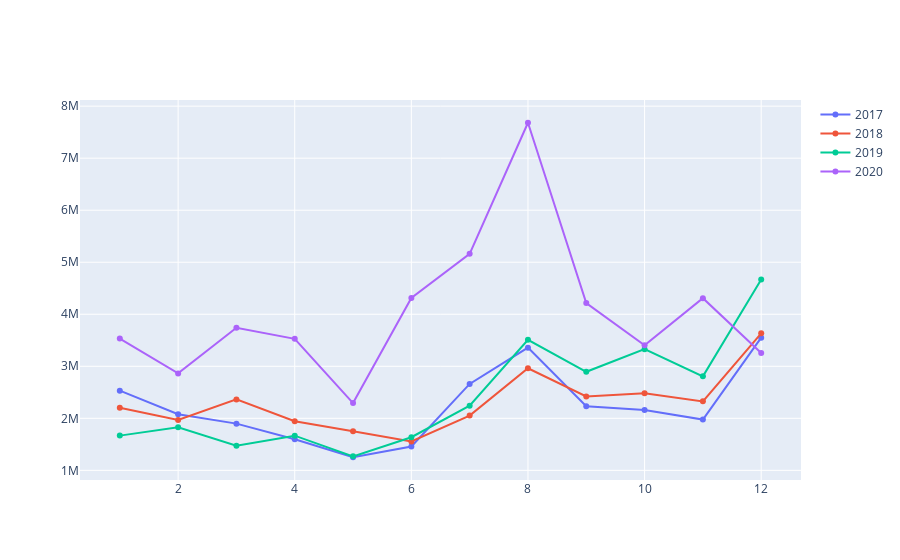

Source (notebook cell):
### Code cell
# выборка по конкретной группе общей суммы по месяцам.

fig = go.Figure()

for i in data:
    group = fragment_01[['Дата', f'{name}']].loc[fragment_01['Год'] == i].groupby(fragment_01['Месяц']).sum()
    group = group.reset_index()
    
    fig.add_trace(go.Scatter(x=group["Месяц"], y=group[name], name=f'{i}'))
    
fig.show()

### Figure 1 — Plotly figure (JSON) as saved in the notebook; plotly's stock layout.template omitted (floating-point values rounded to 4 significant figures)
{"data": [{"name": "2017", "type": "scatter", "x": [1, 2, 3, 4, 5, 6, 7, 8, 9, 10, 11, 12], "y": [2532132, 2077521, 1898023, 1598232, 1251773, 1457656, 2660866, 3358425, 2231019, 2161972, 1976067, 3549899]}, {"name": "2018", "type": "scatter", "x": [1, 2, 3, 4, 5, 6, 7, 8, 9, 10, 11, 12], "y": [2204923, 1966783, 2363665, 1944362, 1751639, 1554339, 2053420, 2962391, 2420204, 2480913, 2325715, 3633000.0]}, {"name": "2019", "type": "scatter", "x": [1, 2, 3, 4, 5, 6, 7, 8, 9, 10, 11, 12], "y": [1667445, 1826744, 1472741, 1666610, 1268678, 1636279, 2243926, 3509127, 2894139, 3328895, 2806816, 4669037]}, {"name": "2020", "type": "scatter", "x": [1, 2, 3, 4, 5, 6, 7, 8, 9, 10, 11, 12], "y": [3532883, 2863619, 3739696, 3527309, 2292534, 4312000.0, 5161000.0, 7681000.0, 4216000.0, 3404000.0, 4309118, 3257188]}], "layout": {"autosize": true, "xaxis": {"autorange": true, "range": [0.3418, 12.66], "type": "linear"}, "yaxis": {"autorange": true, "range": [780800.0, 8152000.0], "type": "linear"}}}
